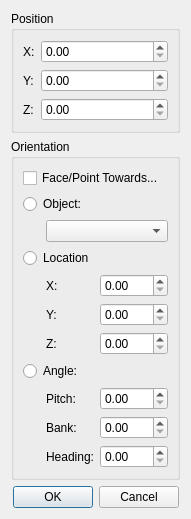
<?xml version="1.0" encoding="UTF-8"?>
<ui version="4.0">
 <class>Dialog</class>
 <widget class="QDialog" name="Dialog">
  <property name="geometry">
   <rect>
    <x>0</x>
    <y>0</y>
    <width>181</width>
    <height>462</height>
   </rect>
  </property>
  <property name="sizePolicy">
   <sizepolicy hsizetype="Fixed" vsizetype="Fixed">
    <horstretch>0</horstretch>
    <verstretch>0</verstretch>
   </sizepolicy>
  </property>
  <property name="windowTitle">
   <string>Dialog</string>
  </property>
  <layout class="QVBoxLayout" name="verticalLayout_2">
   <item>
    <widget class="QGroupBox" name="groupBox">
     <property name="sizePolicy">
      <sizepolicy hsizetype="Minimum" vsizetype="Minimum">
       <horstretch>0</horstretch>
       <verstretch>0</verstretch>
      </sizepolicy>
     </property>
     <property name="title">
      <string>Position</string>
     </property>
     <layout class="QFormLayout" name="formLayout">
      <item row="0" column="0">
       <widget class="QLabel" name="label">
        <property name="text">
         <string>X:</string>
        </property>
       </widget>
      </item>
      <item row="0" column="1">
       <widget class="QDoubleSpinBox" name="doubleSpinBox"/>
      </item>
      <item row="1" column="0">
       <widget class="QLabel" name="label_2">
        <property name="text">
         <string>Y:</string>
        </property>
       </widget>
      </item>
      <item row="1" column="1">
       <widget class="QDoubleSpinBox" name="doubleSpinBox_2"/>
      </item>
      <item row="2" column="0">
       <widget class="QLabel" name="label_3">
        <property name="text">
         <string>Z:</string>
        </property>
       </widget>
      </item>
      <item row="2" column="1">
       <widget class="QDoubleSpinBox" name="doubleSpinBox_3"/>
      </item>
     </layout>
    </widget>
   </item>
   <item>
    <widget class="QGroupBox" name="groupBox_2">
     <property name="sizePolicy">
      <sizepolicy hsizetype="Minimum" vsizetype="Minimum">
       <horstretch>0</horstretch>
       <verstretch>0</verstretch>
      </sizepolicy>
     </property>
     <property name="title">
      <string>Orientation</string>
     </property>
     <layout class="QVBoxLayout" name="verticalLayout">
      <item>
       <layout class="QGridLayout" name="gridLayout_2" columnstretch="1,2,4">
        <item row="11" column="2">
         <widget class="QDoubleSpinBox" name="doubleSpinBox_9"/>
        </item>
        <item row="10" column="1">
         <widget class="QLabel" name="label_8">
          <property name="text">
           <string>Bank:</string>
          </property>
         </widget>
        </item>
        <item row="11" column="1">
         <widget class="QLabel" name="label_9">
          <property name="text">
           <string>Heading:</string>
          </property>
         </widget>
        </item>
        <item row="10" column="2">
         <widget class="QDoubleSpinBox" name="doubleSpinBox_8"/>
        </item>
        <item row="7" column="2">
         <widget class="QDoubleSpinBox" name="doubleSpinBox_6"/>
        </item>
        <item row="8" column="0" colspan="3">
         <widget class="QRadioButton" name="radioButton_3">
          <property name="text">
           <string>Angle:</string>
          </property>
         </widget>
        </item>
        <item row="9" column="1">
         <widget class="QLabel" name="label_7">
          <property name="text">
           <string>Pitch:</string>
          </property>
         </widget>
        </item>
        <item row="9" column="2">
         <widget class="QDoubleSpinBox" name="doubleSpinBox_7"/>
        </item>
        <item row="2" column="1" colspan="2">
         <widget class="QComboBox" name="comboBox"/>
        </item>
        <item row="2" column="0">
         <spacer name="horizontalSpacer">
          <property name="orientation">
           <enum>Qt::Horizontal</enum>
          </property>
          <property name="sizeHint" stdset="0">
           <size>
            <width>20</width>
            <height>20</height>
           </size>
          </property>
         </spacer>
        </item>
        <item row="0" column="0" colspan="3">
         <widget class="QCheckBox" name="checkBox">
          <property name="minimumSize">
           <size>
            <width>70</width>
            <height>0</height>
           </size>
          </property>
          <property name="text">
           <string>Face/Point Towards...</string>
          </property>
         </widget>
        </item>
        <item row="3" column="0" colspan="3">
         <widget class="QRadioButton" name="radioButton_2">
          <property name="text">
           <string>Location</string>
          </property>
         </widget>
        </item>
        <item row="5" column="1">
         <widget class="QLabel" name="label_4">
          <property name="minimumSize">
           <size>
            <width>10</width>
            <height>0</height>
           </size>
          </property>
          <property name="text">
           <string>X:</string>
          </property>
         </widget>
        </item>
        <item row="5" column="2">
         <widget class="QDoubleSpinBox" name="doubleSpinBox_4"/>
        </item>
        <item row="6" column="1">
         <widget class="QLabel" name="label_5">
          <property name="minimumSize">
           <size>
            <width>10</width>
            <height>0</height>
           </size>
          </property>
          <property name="text">
           <string>Y:</string>
          </property>
         </widget>
        </item>
        <item row="6" column="2">
         <widget class="QDoubleSpinBox" name="doubleSpinBox_5"/>
        </item>
        <item row="1" column="0" colspan="3">
         <widget class="QRadioButton" name="radioButton">
          <property name="text">
           <string>Object:</string>
          </property>
         </widget>
        </item>
        <item row="7" column="1">
         <widget class="QLabel" name="label_6">
          <property name="minimumSize">
           <size>
            <width>10</width>
            <height>0</height>
           </size>
          </property>
          <property name="text">
           <string>Z:</string>
          </property>
         </widget>
        </item>
       </layout>
      </item>
     </layout>
    </widget>
   </item>
   <item>
    <widget class="QDialogButtonBox" name="buttonBox">
     <property name="orientation">
      <enum>Qt::Horizontal</enum>
     </property>
     <property name="standardButtons">
      <set>QDialogButtonBox::Cancel|QDialogButtonBox::Ok</set>
     </property>
     <property name="centerButtons">
      <bool>true</bool>
     </property>
    </widget>
   </item>
  </layout>
  <zorder>buttonBox</zorder>
  <zorder>groupBox</zorder>
  <zorder>groupBox_2</zorder>
  <zorder>label_8</zorder>
 </widget>
 <resources/>
 <connections>
  <connection>
   <sender>buttonBox</sender>
   <signal>accepted()</signal>
   <receiver>Dialog</receiver>
   <slot>accept()</slot>
   <hints>
    <hint type="sourcelabel">
     <x>248</x>
     <y>254</y>
    </hint>
    <hint type="destinationlabel">
     <x>157</x>
     <y>274</y>
    </hint>
   </hints>
  </connection>
  <connection>
   <sender>buttonBox</sender>
   <signal>rejected()</signal>
   <receiver>Dialog</receiver>
   <slot>reject()</slot>
   <hints>
    <hint type="sourcelabel">
     <x>316</x>
     <y>260</y>
    </hint>
    <hint type="destinationlabel">
     <x>286</x>
     <y>274</y>
    </hint>
   </hints>
  </connection>
 </connections>
</ui>
